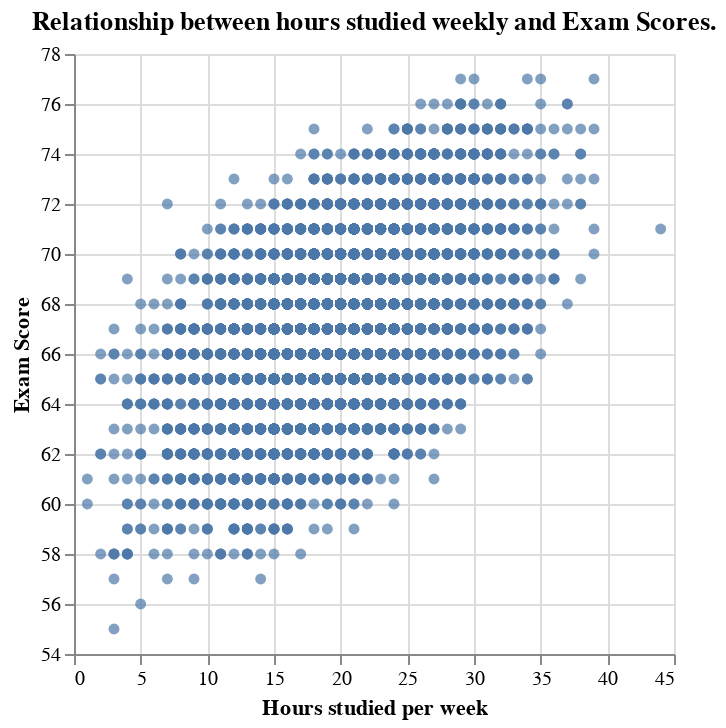

Notebook code for this chart:
### Code cell
filter_stud_exam_plot = alt.Chart(filter_stud_exam).mark_circle().encode(
    x=alt.X("Hours_Studied").title("Hours studied per week"),
    y=alt.Y("Exam_Score").title("Exam Score").scale(zero=False),
    tooltip=["Hours_Studied", "Exam_Score"]
).properties(
    title="Relationship between hours studied weekly and Exam Scores.").interactive()
filter_stud_exam_plot

### Figure 1 — Vega specification as saved in the notebook (floating-point values rounded to 4 significant figures; data arrays with more than 128 entries replaced by an {"elided": "..."} marker saying what was removed)
{"$schema": "https://vega.github.io/schema/vega/v5.json", "data": [{"name": "param_17_store"}, {"name": "source_0", "values": {"elided": "6552 records"}}, {"name": "source_0_x_domain_Hours_Studied", "values": [{"min": 1, "max": 44}]}, {"name": "source_0_y_domain_Exam_Score", "values": [{"min": 55, "max": 77}]}], "signals": [{"name": "unit", "value": {}, "on": [{"events": "pointermove", "update": "isTuple(group()) ? group() : unit"}]}, {"name": "param_17", "update": "vlSelectionResolve(\"param_17_store\", \"union\")"}, {"name": "param_17_Hours_Studied", "on": [{"events": [{"source": "view", "type": "dblclick"}], "update": "null"}, {"events": {"signal": "param_17_translate_delta"}, "update": "panLinear(param_17_translate_anchor.extent_x, -param_17_translate_delta.x / width)"}, {"events": {"signal": "param_17_zoom_delta"}, "update": "zoomLinear(domain(\"x\"), param_17_zoom_anchor.x, param_17_zoom_delta)"}]}, {"name": "param_17_Exam_Score", "on": [{"events": [{"source": "view", "type": "dblclick"}], "update": "null"}, {"events": {"signal": "param_17_translate_delta"}, "update": "panLinear(param_17_translate_anchor.extent_y, param_17_translate_delta.y / height)"}, {"events": {"signal": "param_17_zoom_delta"}, "update": "zoomLinear(domain(\"y\"), param_17_zoom_anchor.y, param_17_zoom_delta)"}]}, {"name": "param_17_tuple", "on": [{"events": [{"signal": "param_17_Hours_Studied || param_17_Exam_Score"}], "update": "param_17_Hours_Studied && param_17_Exam_Score ? {unit: \"\", fields: param_17_tuple_fields, values: [param_17_Hours_Studied,param_17_Exam_Score]} : null"}]}, {"name": "param_17_tuple_fields", "value": [{"field": "Hours_Studied", "channel": "x", "type": "R"}, {"field": "Exam_Score", "channel": "y", "type": "R"}]}, {"name": "param_17_translate_anchor", "value": {}, "on": [{"events": [{"source": "scope", "type": "pointerdown"}], "update": "{x: x(unit), y: y(unit), extent_x: domain(\"x\"), extent_y: domain(\"y\")}"}]}, {"name": "param_17_translate_delta", "value": {}, "on": [{"events": [{"source": "window", "between": [{"source": "scope", "type": "pointerdown"}, {"source": "window", "type": "pointerup"}], "consume": true, "type": "pointermove"}], "update": "{x: param_17_translate_anchor.x - x(unit), y: param_17_translate_anchor.y - y(unit)}"}]}, {"name": "param_17_zoom_anchor", "on": [{"events": [{"source": "scope", "type": "wheel", "consume": true}], "update": "{x: invert(\"x\", x(unit)), y: invert(\"y\", y(unit))}"}]}, {"name": "param_17_zoom_delta", "on": [{"events": [{"source": "scope", "type": "wheel", "consume": true}], "update": "pow(1.001, event.deltaY * pow(16, event.deltaMode))", "force": true}]}, {"name": "param_17_modify", "on": [{"events": {"signal": "param_17_tuple"}, "update": "modify(\"param_17_store\", param_17_tuple, true)"}]}], "marks": [{"type": "symbol", "name": "marks", "from": {"data": "source_0"}, "encode": {"update": {"y": {"field": "Exam_Score", "scale": "y"}, "shape": {"value": "circle"}, "tooltip": {"signal": "{\"Hours_Studied\": format(datum[\"Hours_Studied\"], \"\"), \"Exam_Score\": format(datum[\"Exam_Score\"], \"\")}"}, "x": {"field": "Hours_Studied", "scale": "x"}, "opacity": {"value": 0.7}, "fill": {"value": "#4c78a8"}}}, "style": ["circle"], "clip": true, "interactive": true}], "scales": [{"name": "x", "type": "linear", "domain": [{"signal": "(data(\"source_0_x_domain_Hours_Studied\")[0] || {}).min"}, {"signal": "(data(\"source_0_x_domain_Hours_Studied\")[0] || {}).max"}], "range": [0, {"signal": "width"}], "zero": true, "nice": true, "domainRaw": {"signal": "param_17[\"Hours_Studied\"]"}}, {"name": "y", "type": "linear", "domain": [{"signal": "(data(\"source_0_y_domain_Exam_Score\")[0] || {}).min"}, {"signal": "(data(\"source_0_y_domain_Exam_Score\")[0] || {}).max"}], "range": [{"signal": "height"}, 0], "zero": false, "nice": true, "domainRaw": {"signal": "param_17[\"Exam_Score\"]"}}], "axes": [{"scale": "x", "labels": false, "ticks": false, "grid": true, "orient": "bottom", "tickCount": {"signal": "ceil(width/40)"}, "domain": false, "aria": false, "gridScale": "y", "maxExtent": 0, "minExtent": 0, "zindex": 0}, {"scale": "y", "maxExtent": 0, "minExtent": 0, "tickCount": {"signal": "ceil(height/40)"}, "zindex": 0, "ticks": false, "grid": true, "aria": false, "orient": "left", "labels": false, "domain": false, "gridScale": "x"}, {"scale": "x", "zindex": 0, "title": "Hours studied per week", "labelFlush": true, "grid": false, "labelOverlap": true, "orient": "bottom", "tickCount": {"signal": "ceil(width/40)"}}, {"scale": "y", "tickCount": {"signal": "ceil(height/40)"}, "title": "Exam Score", "zindex": 0, "orient": "left", "grid": false, "labelOverlap": true}], "title": {"text": "Relationship between hours studied weekly and Exam Scores.", "frame": "group"}, "padding": 5, "background": "white", "style": "cell", "width": 300, "height": 300}
